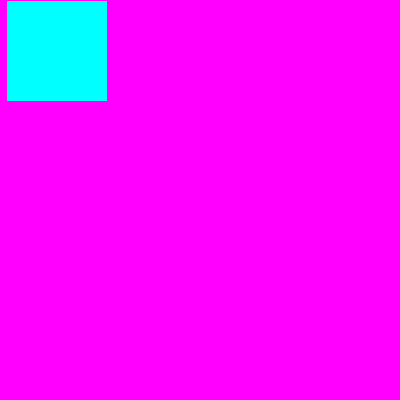
Frame 1 (no input)
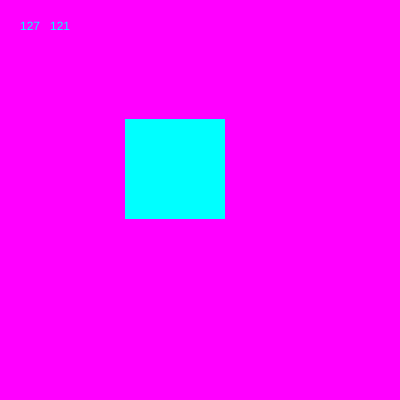
Frame 60 (no input)
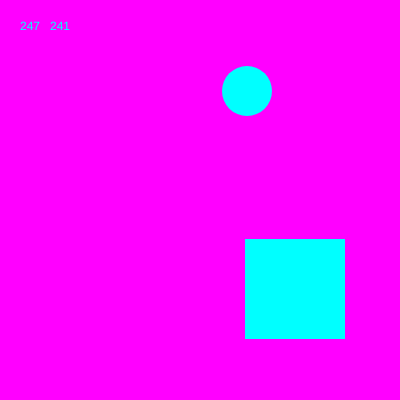
Frame 120 (the mouse pressed at the canvas centre since frame 60)

The p5.js sketch that drew these frames (run headless with seeded random() and noise() and a simulated clock; from frame 60 on, the mouse is pressed at the canvas centre):

// p5.js sketch
// ── sketch.js
var xPos=7;
var yPos=1;

function setup() {
  createCanvas(400, 400);
}

function draw() {
  background(220);
  let c = color('cyan');
  fill(c);
  background('magenta');
  noStroke();
  rect(xPos, yPos, 100, 100);
  xPos=xPos+2;
  yPos=yPos+2;
  text(xPos,20,30);
  text(yPos,50,30);
  circle(xPos, yPos-150,50);
  if(xPos>450){
  xPos=7;
  yPos=1;
  }
}

// ── final.html
<!DOCTYPE html>
<html>
<head>
  <title>Group 5 Final</title>
</head>
<body>
  <h1>Final</h1>
  <h2>Group 5</h2>
  <br>
  <p>Here is video documentation of our design.</p>
  <br>
  <video width="375" height="812" controls>
  <source src="final.mp4" type="video/mp4">
  <source src="final.ogg" type="video/ogg">
  Your browser does not support the video tag.
</video>
  <br>
  <br>
  <br>
  <a href="https://rileyco1.github.io/huw161/index.html">Back to Main Page</a>
</body>
</html>

// ── homework3.html
<!DOCTYPE html>
<html>
<head>
  <title>Assignment 3</title>
</head>
<body>
  <h1>Assignment 3</h1>
  <h2>Grid</h2>
  <br>
  <h2>Modular/Baseline Grid</h2>
  <p>Here's a JPEG of my grid with the modules and baselines showing.</p>
  <img src="../week4/grid2.jpg">
  <br>
  <h2>Grid</h2>
  <p>I'm going to add an image here of my grid without the lines once I've finished adding content to it.</p>
  <br>
  <br>
  <a href="https://rileyco1.github.io/huw161/index.html">Back to Main Page</a>
</body>
</html>

// ── homework4.html
<!DOCTYPE html>
<html>
<head>
  <title>Assignment 4</title>
</head>
<body>
  <h1>Assignment 4</h1>
  <h2>Icons</h2>
  <br>
  <h2>Search Icon</h2>
  <img src="icon1.png">
  <br>
  <br>
  <h2>Mobile Icon</h2>
  <img src="icon2.png">
  <br>
  <br>
  <h2>Logo Icon</h2>
  <img src="icon3.png">
  <br>
  <br>
  <a href="https://rileyco1.github.io/huw161/index.html">Back to Main Page</a>
</body>

// ── midterm.html
<!DOCTYPE html>
<html>
<head>
  <title>Midterm</title>
</head>
<body>
  <h1>MIDTERM</h1>
  <br>
  <h2>Complete Design</h2>
  <img src="midterm1.jpg">
  <br>
  <br>
  <h2>Browser Window Mock Up</h2>
  <img src="midterm2.jpg">
  <br>
  <br>
  <a href="https://rileyco1.github.io/huw161/index.html">Back to Main Page</a>
</body>
